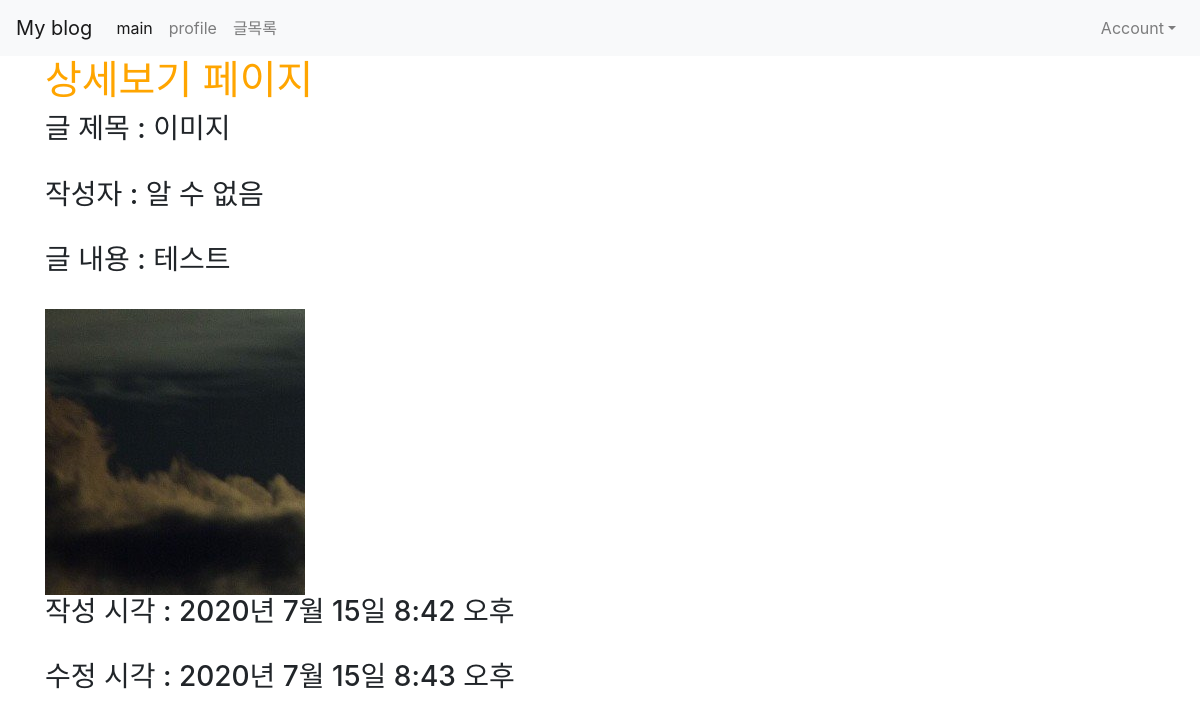
The app's page /posts/show/3/ with its own data.
### posts/models.py (models this page shows)
class Post(models.Model):# user:post=1:n 이므로 n쪽에 user 작성
    title = models.CharField(max_length=50, null=False)
    content = models.TextField()
    view_count = models.IntegerField(default=0)
    user=models.ForeignKey(User, on_delete=models.CASCADE, null=True)
    created_at = models.DateTimeField(auto_now_add=True)
    updated_at = models.DateTimeField(auto_now = True)
    image=models.ImageField(upload_to='images/', null=True)

### posts/views.py (the view)
# urls.py: path('show/<int:id>/', show, name="show"),
def show(request, id):
    post = Post.objects.get(pk=id)
    return render(request, 'posts/show.html', {'post': post})

### posts/templates/posts/show.html (shortened to what this page needs)
{% extends 'base.html' %}
{% block content %}
    <h1>상세보기 페이지</h1>
    <h3>글 제목 : {{ post.title }} </h3><br>
    {% if post.user %}
        <h3>작성자 : {{ post.user }}</h3><br>
    {% else %}
        <h3>작성자 : 알 수 없음</h3><br>
    {% endif %}
    <h3>글 내용 : {{ post.content }} </h3><br>
    {% if post.image %}
        <img src="{{ post.image.url }}">
    {% endif %}
    <br>
    <h3>작성 시각 : {{ post.created_at }} </h3><br>
    <h3>수정 시각 : {{ post.updated_at }}</h3><br>
{% endblock %}

### myblog/static/css/project.css (style rules this page uses)
h1 { color: orange; }

### records on screen
Post: title "이미지", content "테스트", image (picture), created_at "2020년 7월 15일 8:42 오후", updated_at "2020년 7월 15일 8:43 오후"
